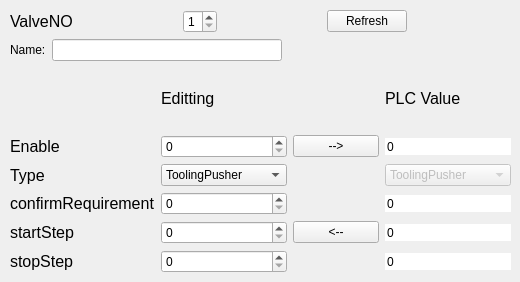
      <widget class="QWidget" name="valveConfig">
       <attribute name="title">
        <string>Valves</string>
       </attribute>
       <widget class="QWidget" name="layoutWidget_11">
        <property name="geometry">
         <rect>
          <x>10</x>
          <y>10</y>
          <width>501</width>
          <height>263</height>
         </rect>
        </property>
        <layout class="QVBoxLayout" name="verticalLayout_4">
         <item>
          <layout class="QHBoxLayout" name="horizontalLayout_10">
           <item>
            <widget class="QLabel" name="label_24">
             <property name="font">
              <font>
               <family>Arial</family>
               <pointsize>12</pointsize>
              </font>
             </property>
             <property name="text">
              <string>ValveNO</string>
             </property>
            </widget>
           </item>
           <item>
            <spacer name="horizontalSpacer_7">
             <property name="orientation">
              <enum>Qt::Horizontal</enum>
             </property>
             <property name="sizeHint" stdset="0">
              <size>
               <width>40</width>
               <height>20</height>
              </size>
             </property>
            </spacer>
           </item>
           <item>
            <widget class="QSpinBox" name="spinBox_valveNO">
             <property name="buttonSymbols">
              <enum>QAbstractSpinBox::UpDownArrows</enum>
             </property>
             <property name="minimum">
              <number>1</number>
             </property>
             <property name="maximum">
              <number>4</number>
             </property>
            </widget>
           </item>
           <item>
            <spacer name="horizontalSpacer_12">
             <property name="orientation">
              <enum>Qt::Horizontal</enum>
             </property>
             <property name="sizeHint" stdset="0">
              <size>
               <width>40</width>
               <height>20</height>
              </size>
             </property>
            </spacer>
           </item>
           <item>
            <widget class="QPushButton" name="btn_QueryValveConfig">
             <property name="text">
              <string>Refresh</string>
             </property>
            </widget>
           </item>
           <item>
            <spacer name="horizontalSpacer_8">
             <property name="orientation">
              <enum>Qt::Horizontal</enum>
             </property>
             <property name="sizeHint" stdset="0">
              <size>
               <width>40</width>
               <height>20</height>
              </size>
             </property>
            </spacer>
           </item>
          </layout>
         </item>
         <item>
          <layout class="QHBoxLayout" name="horizontalLayout_9">
           <item>
            <widget class="QLabel" name="label_140">
             <property name="sizePolicy">
              <sizepolicy hsizetype="Preferred" vsizetype="Preferred">
               <horstretch>0</horstretch>
               <verstretch>0</verstretch>
              </sizepolicy>
             </property>
             <property name="text">
              <string>Name:</string>
             </property>
            </widget>
           </item>
           <item>
            <widget class="QLineEdit" name="valveName_lineEdit"/>
           </item>
           <item>
            <spacer name="horizontalSpacer_13">
             <property name="orientation">
              <enum>Qt::Horizontal</enum>
             </property>
             <property name="sizeHint" stdset="0">
              <size>
               <width>40</width>
               <height>20</height>
              </size>
             </property>
            </spacer>
           </item>
          </layout>
         </item>
         <item>
          <layout class="QGridLayout" name="gridLayout_5">
           <item row="0" column="1">
            <widget class="QLabel" name="label_25">
             <property name="font">
              <font>
               <family>Arial</family>
               <pointsize>12</pointsize>
              </font>
             </property>
             <property name="text">
              <string>Editting</string>
             </property>
            </widget>
           </item>
           <item row="5" column="0">
            <widget class="QLabel" name="label_26">
             <property name="font">
              <font>
               <family>Arial</family>
               <pointsize>12</pointsize>
              </font>
             </property>
             <property name="text">
              <string>confirmRequirement</string>
             </property>
            </widget>
           </item>
           <item row="0" column="3">
            <widget class="QLabel" name="PLC_Value_Label_10">
             <property name="font">
              <font>
               <family>Arial</family>
               <pointsize>12</pointsize>
              </font>
             </property>
             <property name="text">
              <string>PLC Value</string>
             </property>
            </widget>
           </item>
           <item row="1" column="3">
            <widget class="QSpinBox" name="CV_valveEnableBypass">
             <property name="frame">
              <bool>false</bool>
             </property>
             <property name="readOnly">
              <bool>true</bool>
             </property>
             <property name="buttonSymbols">
              <enum>QAbstractSpinBox::NoButtons</enum>
             </property>
            </widget>
           </item>
           <item row="5" column="1">
            <widget class="QSpinBox" name="spinBox_valveActionConfirm">
             <property name="buttonSymbols">
              <enum>QAbstractSpinBox::UpDownArrows</enum>
             </property>
             <property name="minimum">
              <number>0</number>
             </property>
             <property name="maximum">
              <number>1</number>
             </property>
            </widget>
           </item>
           <item row="1" column="0">
            <widget class="QLabel" name="label_28">
             <property name="font">
              <font>
               <family>Arial</family>
               <pointsize>12</pointsize>
              </font>
             </property>
             <property name="text">
              <string>Enable</string>
             </property>
            </widget>
           </item>
           <item row="1" column="2">
            <widget class="QPushButton" name="btn_setValveConfig">
             <property name="text">
              <string>--&gt;</string>
             </property>
            </widget>
           </item>
           <item row="1" column="1">
            <widget class="QSpinBox" name="spinBox_valveEnable">
             <property name="enabled">
              <bool>true</bool>
             </property>
             <property name="buttonSymbols">
              <enum>QAbstractSpinBox::UpDownArrows</enum>
             </property>
             <property name="minimum">
              <number>0</number>
             </property>
             <property name="maximum">
              <number>1</number>
             </property>
            </widget>
           </item>
           <item row="5" column="3">
            <widget class="QSpinBox" name="CV_valveActionConfirm">
             <property name="frame">
              <bool>false</bool>
             </property>
             <property name="readOnly">
              <bool>true</bool>
             </property>
             <property name="buttonSymbols">
              <enum>QAbstractSpinBox::NoButtons</enum>
             </property>
            </widget>
           </item>
           <item row="7" column="3">
            <widget class="QSpinBox" name="CV_valveStartStep">
             <property name="frame">
              <bool>false</bool>
             </property>
             <property name="readOnly">
              <bool>true</bool>
             </property>
             <property name="buttonSymbols">
              <enum>QAbstractSpinBox::NoButtons</enum>
             </property>
            </widget>
           </item>
           <item row="7" column="0">
            <widget class="QLabel" name="label_29">
             <property name="font">
              <font>
               <family>Arial</family>
               <pointsize>12</pointsize>
              </font>
             </property>
             <property name="text">
              <string>startStep</string>
             </property>
            </widget>
           </item>
           <item row="7" column="1">
            <widget class="QSpinBox" name="spinBox_valveStartStep">
             <property name="buttonSymbols">
              <enum>QAbstractSpinBox::UpDownArrows</enum>
             </property>
             <property name="minimum">
              <number>0</number>
             </property>
             <property name="maximum">
              <number>20</number>
             </property>
            </widget>
           </item>
           <item row="8" column="1">
            <widget class="QSpinBox" name="spinBox_valveEndStep">
             <property name="buttonSymbols">
              <enum>QAbstractSpinBox::UpDownArrows</enum>
             </property>
             <property name="minimum">
              <number>0</number>
             </property>
             <property name="maximum">
              <number>20</number>
             </property>
            </widget>
           </item>
           <item row="8" column="3">
            <widget class="QSpinBox" name="CV_valveEndStep">
             <property name="frame">
              <bool>false</bool>
             </property>
             <property name="readOnly">
              <bool>true</bool>
             </property>
             <property name="buttonSymbols">
              <enum>QAbstractSpinBox::NoButtons</enum>
             </property>
            </widget>
           </item>
           <item row="8" column="0">
            <widget class="QLabel" name="label_30">
             <property name="font">
              <font>
               <family>Arial</family>
               <pointsize>12</pointsize>
              </font>
             </property>
             <property name="text">
              <string>stopStep</string>
             </property>
            </widget>
           </item>
           <item row="7" column="2">
            <widget class="QPushButton" name="btn_undoValveConfig">
             <property name="text">
              <string>&lt;--</string>
             </property>
            </widget>
           </item>
           <item row="2" column="0">
            <widget class="QLabel" name="label_141">
             <property name="font">
              <font>
               <family>Arial</family>
               <pointsize>12</pointsize>
              </font>
             </property>
             <property name="text">
              <string>Type</string>
             </property>
            </widget>
           </item>
           <item row="2" column="1">
            <widget class="QComboBox" name="comboBox_valveType">
             <property name="enabled">
              <bool>true</bool>
             </property>
             <item>
              <property name="text">
               <string>ToolingPusher</string>
              </property>
             </item>
             <item>
              <property name="text">
               <string>ToolingLocker</string>
              </property>
             </item>
             <item>
              <property name="text">
               <string>PneumaticDoor</string>
              </property>
             </item>
             <item>
              <property name="text">
               <string>tablePartClamper</string>
              </property>
             </item>
             <item>
              <property name="text">
               <string>topPartHolder</string>
              </property>
             </item>
            </widget>
           </item>
           <item row="2" column="3">
            <widget class="QComboBox" name="comboBox_ValveType">
             <property name="enabled">
              <bool>false</bool>
             </property>
             <property name="frame">
              <bool>true</bool>
             </property>
             <item>
              <property name="text">
               <string>ToolingPusher</string>
              </property>
             </item>
             <item>
              <property name="text">
               <string>ToolingLocker</string>
              </property>
             </item>
             <item>
              <property name="text">
               <string>PneumaticDoor</string>
              </property>
             </item>
             <item>
              <property name="text">
               <string>tablePartClamper</string>
              </property>
             </item>
             <item>
              <property name="text">
               <string>topPartHolder</string>
              </property>
             </item>
            </widget>
           </item>
          </layout>
         </item>
        </layout>
       </widget>
      </widget>
